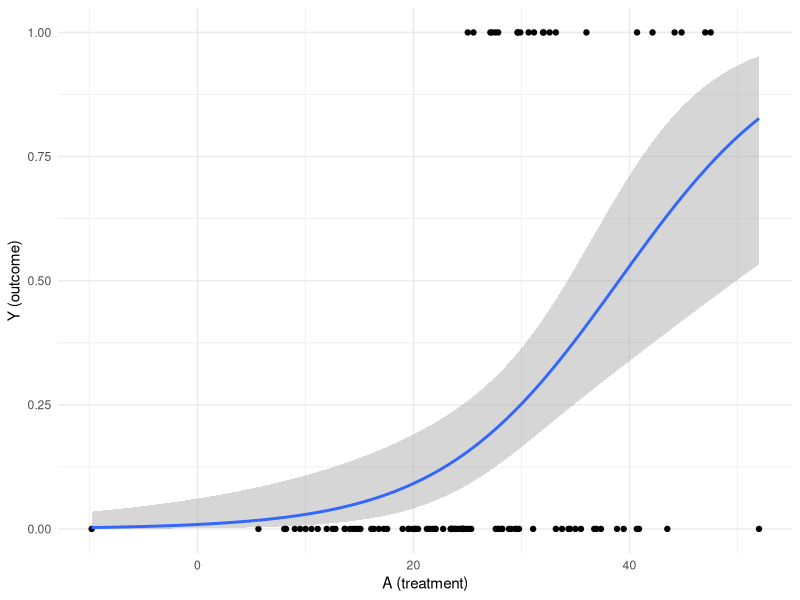

The R script that drew this image:
## ---- chunk 1
n <- 100
tx_mean <- 25
W <- replicate(3, rnorm(n))
A <- rnorm(n, mean = tx_mean, sd = 2*sqrt(tx_mean))
Y <- as.numeric(A > tx_mean & W[, 1] > 0)
O <- as.data.frame(cbind(Y, A, W))
skimr::skim(O)
## ---- chunk 2
msm <- glm(Y ~ ., family = "binomial", data = O)
summary(msm)
## ---- chunk 3
library(ggplot2)
p <- ggplot(O, aes(A, Y)) + geom_point()
p <- p + stat_smooth(method = "glm", method.args = list(family = "binomial"),
                     formula = y ~ x)
p <- p + theme_minimal() + xlab("A (treatment)") + ylab("Y (outcome)")
print(p)
